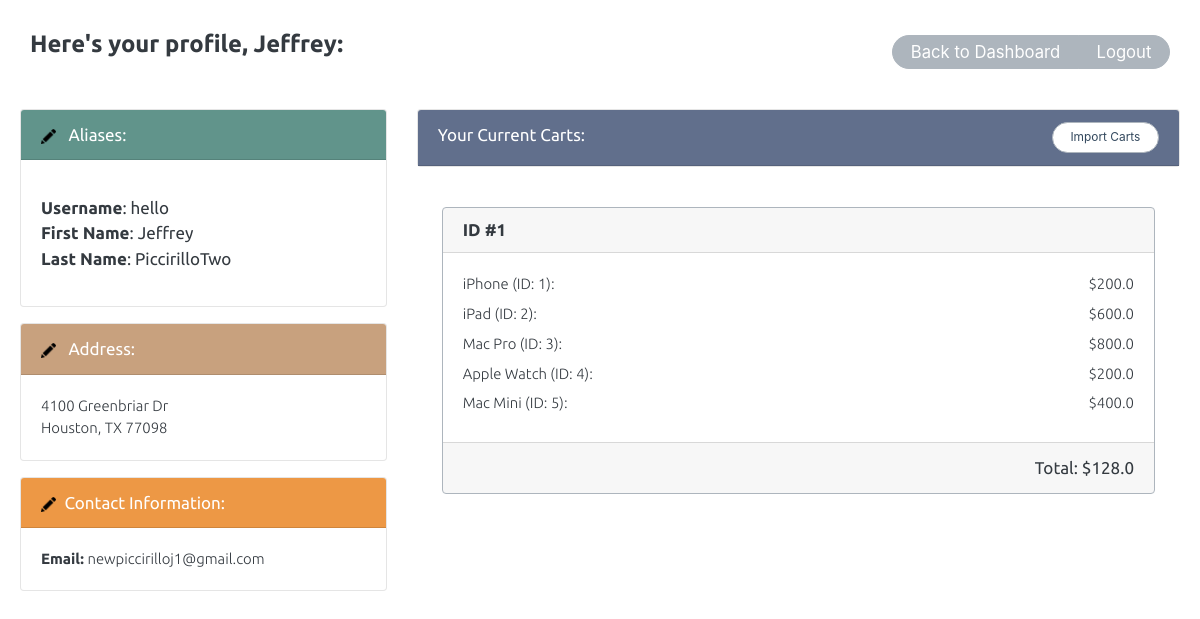
The page /profile (signed in) on the database its author committed.
### tables this page shows
CREATE TABLE "User" (
	`UID`	INTEGER,
	`UserLevel`	TEXT,
	`Username`	TEXT UNIQUE,
	`Password`	TEXT,
	`Email`	TEXT,
	`Address`	TEXT,
	`City`	Text,
	`State`	Text,
	`Zip`	Text,
	`FirstName`	TEXT,
	`LastName`	TEXT,
	`Lat`	NUMERIC,
	`Lon`	NUMERIC,
	`OID`	INTEGER,
	PRIMARY KEY(`UID`)
);

CREATE TABLE Cart(CID INTEGER PRIMARY KEY,
                IID INTEGER,
                Total REAL,
                SID INTEGER,
                UID INTEGER,
                FOREIGN KEY(IID) REFERENCES Item(IID),
                FOREIGN KEY(SID) REFERENCES Store(SID),
                FOREIGN KEY(UID) REFERENCES User(UID));

CREATE TABLE Item(IID INTEGER PRIMARY KEY, Price REAL, SID INTEGER NOT NULL, DESCRIPTION TEXT, QUANTITY INTEGER, FOREIGN KEY(SID) REFERENCES Store(SID));

### cartCombo_app.py (the view)
@app.route('/profile')
def profile():
    if not session.get('logged_in'):
       return render_template('login.html')
    con = sql.connect(db)
    con.row_factory = sql.Row
    cur = con.cursor()
    cur.execute("select * from User where UID=\'" + str(UID) + "\'")
    rows = cur.fetchall()
    if len(rows) == 0:
       return home()
    profile = dict();
    profile['username']= rows[0]['Username']
    profile['firstname']= rows[0]['FirstName']
    profile['lastname'] = rows[0]['LastName']
    profile['email'] = rows[0]['Email']
    profile['address'] = rows[0]['Address']
    profile['city'] = rows[0]['City']
    profile['state'] = rows[0]['State']
    profile['zip'] = rows[0]['zip']
    query = "SELECT Cart.CID AS 'CartID',Cart.Total AS 'Total',Item.Description AS 'Description',Item.IID AS 'ItemID',Item.Price AS 'Price', Item.Quantity AS 'Quantity' FROM Cart INNER JOIN CartItem ON Cart.CID = CartItem.CID INNER JOIN Item ON CartItem.IID = Item.IID WHERE UID = \'" + str(UID) + "\'"
    cur.execute(query)
    rows = cur.fetchall()
    listOfCarts = [];
    listofItems = [];
    for x in range(0, len(rows)):
      cart = dict()
      cart['cartID'] = rows[x]['CartID']
      cart['total'] = rows[x]['total']
      if(cart not in listOfCarts): listOfCarts.append(cart)
      item = dict()
      item['cartID'] = rows[x]['CartID']
      item['itemID'] = rows[x]['ItemID']
      item['price'] = rows[x]['Price']
      item['description'] = rows[x]['Description']
      item['quantity'] = rows[x]['Quantity']
      if(item not in listofItems): listofItems.append(item)
    return render_template('profile.html', profile = profile, listOfItems = listofItems, listOfCarts = listOfCarts, numItemss = len(listofItems))

### templates/profile.html (shortened to what this page needs)
<!doctype html>
<html>
<head>
    <link rel="stylesheet" type="text/css" href="{{ url_for('static',filename='bootstrap_litera.min.css') }}">
    <link rel="stylesheet" type="text/css" href="{{ url_for('static',filename='default_style.css') }}">
</head>
<body style="background-color: white">
    <header>
        <h2>Here's your profile, {{profile['firstname']}}:
            <div class="btn-group" style="margin-top: 5px;">
              <button type="button" class="btn btn-secondary"><a href="/" style="color: white; text-decoration: none;"><small>Back to Dashboard</small></a>
              </button><button type="button" class="btn btn-secondary"><a href="/logout" style="color: white; text-decoration: none;"><small>Logout</small></a>
            </div>
    </h2>
    </header>
    <div class="wrapper" style="margin-top: 20px">
        <div class="row">
            <div class="col-4">
                <div class="card bg-light mb-3" style="background-color: var(--light);">
                    <div class="card-header" style="background-color: var(--teal1); color: white">
                        <a href="#"><img id="pen" data-toggle="modal" src="{{ url_for('static',filename='images/edit.png') }}" width="15em" onclick="showModal('name')"/></a> Aliases:
                    </div>
                    <div class="card-body">
                        <p class="card-text">
                            <div>
                            <strong>Username</strong>: {{profile['username']}}<br>
                            </div>
                            <div>
                            <strong>First Name</strong>: <span id='firstname_p'>{{profile['firstname']}}</span><br>
                        </div>
                        <div>
                            <strong>Last Name</strong>: <span id="lastname_p"> {{profile['lastname']}}</span>
                        </div>
                        </p>
                    </div>
                </div>
                <div class="card bg-light mb-3" style="background-color: var(--light);">
                    <div class="card-header" style="background-color: var(--orange1); color: white">
                        <a href="#"><img id="pen" src="{{ url_for('static',filename='images/edit.png') }}" width="15em" onclick="showModal('address')"></a> Address:
                    </div>
                    <div class="card-body">
                        <p class="card-text">
                            <span id="address_p">{{profile['address']}}</span><br>
                            <span id="city_p">{{profile['city']}}</span>,
                            <span id="state_p">{{profile['state']}}</span>
                            <span id="zip_p">{{profile['zip']}}</span></p>
                    </div>
                </div>
                <div class="card bg-light mb-3" style="background-color: var(--light);">
                    <div class="card-header" style="background-color: var(--orange2); color: white">
                        <a href="#"><img id="pen" src="{{ url_for('static',filename='images/edit.png') }}" width="15em" onclick="showModal('contact')"></a>Contact Information:</div>
                    <div class="card-body">
                        <p class="card-text"><strong>Email:</strong>
                            <span id="email_p">{{profile['email']}}</span></p>
                    </div>
                </div>
            </div>
            <div class="col-8">
                <div class="card bg-light bg-6" style="background-color: var(--light);">
                    <div class="card-header" style="background-color: var(--navy2); color: white">Your Current Carts:
                    <button type="button" style="float: right; background-color: white; color: var(--darkblue); text-decoration: none" class="btn btn-secondary"><small>Import Carts</small></button>
                </div>
                </div>
                <div class="card-body">
                    <div class="row">
                        {% for cart in listOfCarts %}
                        <div class="card-body">
                            <div class="card border-secondary">
                                <div>
                                    <h6 class="card-header" style="text-align:left;">ID #{{cart['cartID']}}
                                      </h6>
                                </div>
                                <div class="card-body">
                                    {% for item in listOfItems %} {% if item["cartID"] == cart['cartID']%}
                                    <p style="text-align:left; margin-bottom: .5em">
                                        {{item['description']}} (ID: {{item['itemID']}}):
                                        <span style="float:right;">${{item['price']}}</span>
                                    </p>
                                    {% endif %} {% endfor %}
                                </div>
                                <div class="card-footer" href="#" class="info-link" style="text-align: right; padding-right: 20px">Total: ${{cart['total']}}</div>
                            </div>
                        </div>
                        <hr/> {% endfor %}
                    </div>
                </div>
            </div>
        </div>
    </div>
</body>
</html>

### static/default_style.css (style rules this page uses)
:root { --darkblue: #34495e; --navy1:#495a80; --navy2:#616f8c; --neutral:#9d9291; --orange1:#c8a17e; --orange2:#ed9845; --darkorange: #df7c18; }
header { max-width: 1200px; margin: 0 auto; padding: 20px 20px 0; }
h2 { font-size: 1.4em; padding: 10px; }
p { margin-bottom: 1em; padding: 0 10px; font-family: 'Ubuntu', sans-serif; font-size: .875em; font-weight: 100; }

### templates/profile.html (style rules this page uses)
body { font-family: 'Ubuntu', sans-serif; }
.btn-group { float: right; }
.btn-secondary { margin-left: 5%; padding-top: 2px; padding-bottom: 5px; }
strong { font-weight: bold; }
.wrapper { max-width: 1200px; margin: 0 auto; padding: 20px; }
p { padding: 0px; }
#pen { margin-right:.5em; }

### rows shown on the page
User: firstname "Jeffrey", username "hello", lastname "PiccirilloTwo", address "4100 Greenbriar Dr", city "Houston", state "TX", zip "77098", email "newpiccirilloj1@gmail.com"
Cart: cartID "1", description "iPhone", itemID "1", price "200.0", description "iPad", itemID "2", price "600.0", description "Mac Pro", itemID "3", price "800.0", description "Apple Watch", itemID "4", description "Mac Mini", itemID "5", price "400.0", total "128.0"
